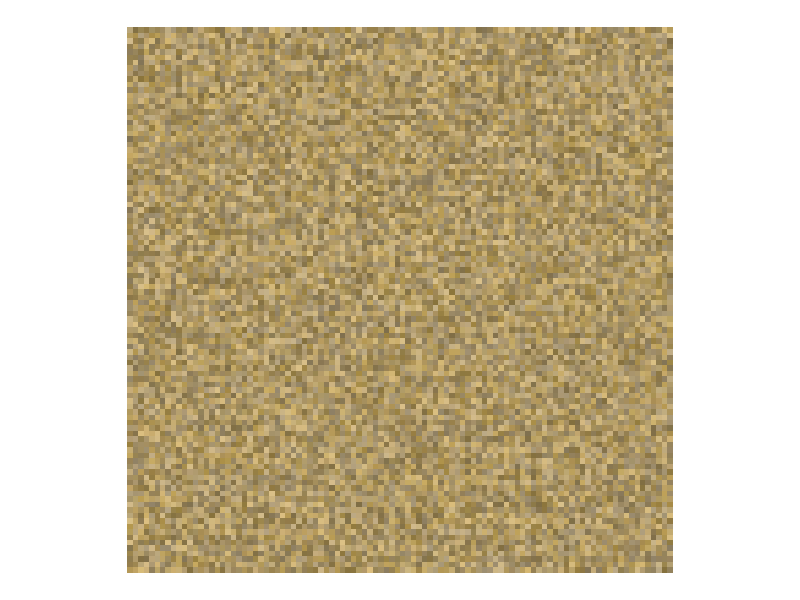
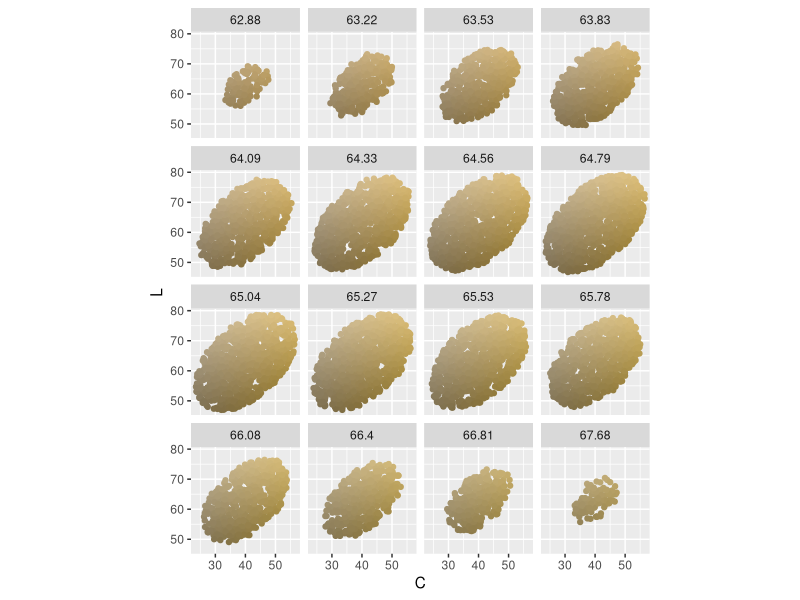
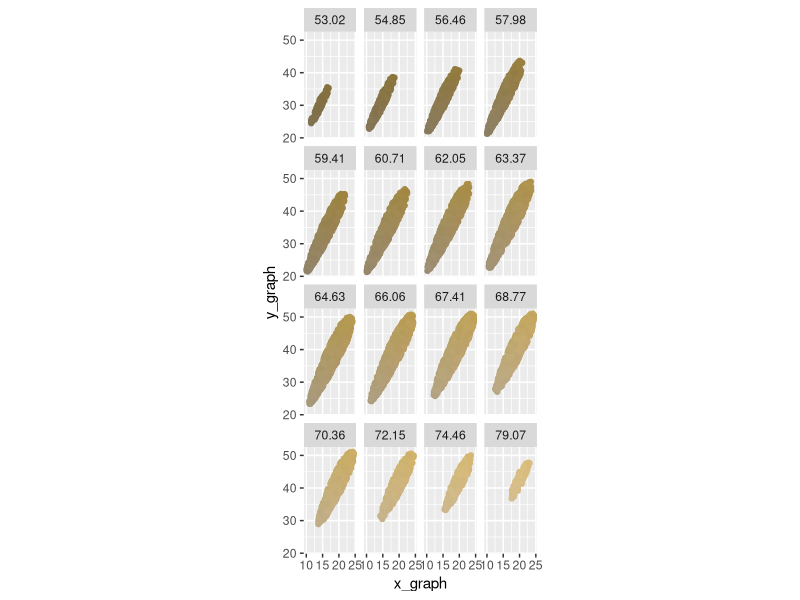
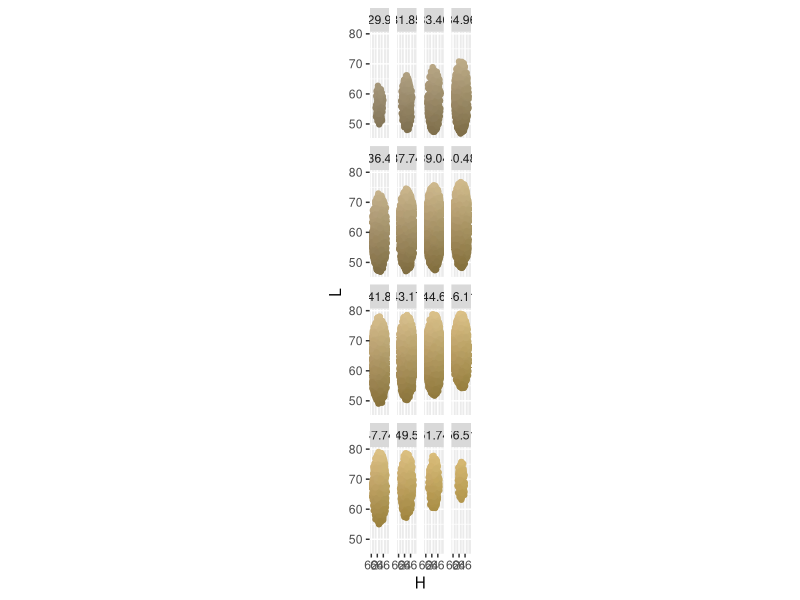

Write the R code that produced these figures, in order.
library(colorspace)
library(tidyverse)
# http://hclwizard.org/hclcolorpicker/

color <- '#FFD700'
# color <- '#D4AF37'
# color <- '#9B111E'
# color <- '#50C878'
# color <- '#0F52BA'

#test
color <- '#AC9665'
color <- as(hex2RGB(color), "polarLUV")

L_target <- 25
## transformation angle = angle between coords(color)[, 'L'] and L_target
L_target_theta = -atan(coords(color)[, 'C'] / (coords(color)[, 'L'] - 25))

## Choose some colors at random
n_random = 10000

l_range <- 20
c_range <- 12
h_range <- 3

# https://math.stackexchange.com/questions/87230/picking-random-points-in-the-volume-of-sphere-with-uniform-probability/87238#87238
df_random <- data.frame(L = rnorm(n = n_random * 10),
                        C = rnorm(n = n_random * 10),
                        H = rnorm(n = n_random * 10),
                        U = runif(n = n_random * 10)^(1/3))

df_random <- df_random %>%
  mutate(normalize = sqrt(L^2 + C^2 + H^2)) %>%
  mutate(L = L * U / normalize,
         C = C * U / normalize,
         H = H * U / normalize) %>%
  select(-U, -normalize)

# stretch
df_random <- df_random %>%
  mutate(L = L * l_range,
         C = C * c_range,
         H = H * h_range)

# rotate
df_random <- df_random %>%
  mutate(L_trans = L * cos(L_target_theta) + C * sin(L_target_theta),
         C_trans = L * -sin(L_target_theta) + C * cos(L_target_theta)) %>%
  mutate(L = L_trans,
         C = C_trans) %>%
  select(-L_trans, -C_trans) 

# move
df_random <- df_random %>%
  mutate(L = L + coords(color)[, 'L'],
         C = C + coords(color)[, 'C'],
         H = H + coords(color)[, 'H'])

# color and check
df_random <- df_random %>%
  mutate(hex_color = hex(polarLUV(L, C, H))) %>%
  filter(!is.na(hex_color))

df_random <- df_random[1:n_random, ]

df_random <- df_random %>%
  mutate(x = (row_number() - 1) %/% round(sqrt(n()))) %>%
  group_by(x) %>%
  mutate(y = row_number()) %>%
  ungroup()

ggplot(data = df_random, aes(x, y)) +
  geom_tile(fill = df_random$hex_color) +
  coord_equal() +
  theme_void()

df_random <- df_random %>%
  mutate(L_cut = as.numeric(as.character(cut(L, 16, 
                                             labels = round(quantile(L, 
                                                                     seq(0.1, 1, length.out = 16)), 2)))),
         C_cut = as.numeric(as.character(cut(C, 16, 
                                             labels = round(quantile(C, 
                                                                     seq(0.1, 1, length.out = 16)), 2)))),
         H_cut = as.numeric(as.character(cut(H, 16, 
                                             labels = round(quantile(H, 
                                                                     seq(0.1, 1, length.out = 16)), 2))))) %>%
  mutate(x_graph = C * cos(H * (pi / 180)),
         y_graph = C * sin(H * (pi / 180)) )

ggplot(data = df_random, aes(C, L)) +
  geom_point(col = df_random$hex_color) +
  facet_wrap(~ H_cut) +
  coord_equal() 

ggplot(data = df_random, aes(x_graph, y_graph)) +
  geom_point(col = df_random$hex_color) +
  facet_wrap(~ L_cut) +
  coord_equal() 

ggplot(data = df_random, aes(H, L)) +
  geom_point(col = df_random$hex_color) +
  facet_wrap(~ C_cut) +
  coord_equal() 
